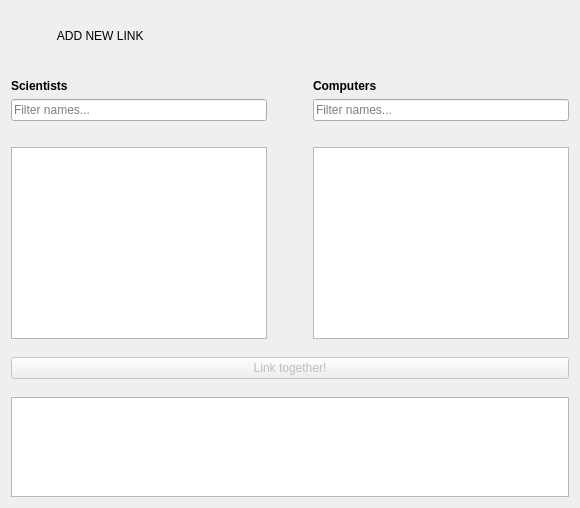
          <widget class="QWidget" name="AddLink">
           <attribute name="icon">
            <iconset resource="images.qrc">
             <normaloff>:/Buttons/skil3-addLink_purple.png</normaloff>:/Buttons/skil3-addLink_purple.png</iconset>
           </attribute>
           <attribute name="title">
            <string/>
           </attribute>
           <layout class="QVBoxLayout" name="verticalLayout_9">
            <item>
             <widget class="QLabel" name="label_11">
              <property name="minimumSize">
               <size>
                <width>0</width>
                <height>50</height>
               </size>
              </property>
              <property name="maximumSize">
               <size>
                <width>16777215</width>
                <height>50</height>
               </size>
              </property>
              <property name="styleSheet">
               <string notr="true">font: 18pt &quot;Agency FB&quot;;
image: url(:/Buttons/skil3-addLink_purple.png);
image-position: left;</string>
              </property>
              <property name="text">
               <string>              ADD NEW LINK</string>
              </property>
             </widget>
            </item>
            <item>
             <spacer name="verticalSpacer_14">
              <property name="orientation">
               <enum>Qt::Vertical</enum>
              </property>
              <property name="sizeType">
               <enum>QSizePolicy::Fixed</enum>
              </property>
              <property name="sizeHint" stdset="0">
               <size>
                <width>20</width>
                <height>12</height>
               </size>
              </property>
             </spacer>
            </item>
            <item>
             <layout class="QHBoxLayout" name="horizontalLayout_6">
              <item>
               <layout class="QVBoxLayout" name="verticalLayout_3">
                <item>
                 <widget class="QLabel" name="label_7">
                  <property name="text">
                   <string>&lt;b&gt;Scientists&lt;/b&gt;</string>
                  </property>
                 </widget>
                </item>
                <item>
                 <widget class="QLineEdit" name="inputFilterSci2">
                  <property name="text">
                   <string/>
                  </property>
                  <property name="placeholderText">
                   <string>Filter names...</string>
                  </property>
                 </widget>
                </item>
                <item>
                 <widget class="QLabel" name="counterSci2">
                  <property name="text">
                   <string/>
                  </property>
                 </widget>
                </item>
                <item>
                 <widget class="QListWidget" name="scientistList2"/>
                </item>
               </layout>
              </item>
              <item>
               <spacer name="horizontalSpacer_3">
                <property name="orientation">
                 <enum>Qt::Horizontal</enum>
                </property>
                <property name="sizeType">
                 <enum>QSizePolicy::Fixed</enum>
                </property>
                <property name="sizeHint" stdset="0">
                 <size>
                  <width>40</width>
                  <height>20</height>
                 </size>
                </property>
               </spacer>
              </item>
              <item>
               <layout class="QVBoxLayout" name="verticalLayout_4">
                <item>
                 <widget class="QLabel" name="label_8">
                  <property name="text">
                   <string>&lt;b&gt;Computers&lt;/b&gt;</string>
                  </property>
                 </widget>
                </item>
                <item>
                 <widget class="QLineEdit" name="inputFilterComp2">
                  <property name="enabled">
                   <bool>true</bool>
                  </property>
                  <property name="text">
                   <string/>
                  </property>
                  <property name="placeholderText">
                   <string>Filter names...</string>
                  </property>
                 </widget>
                </item>
                <item>
                 <widget class="QLabel" name="counterComp2">
                  <property name="text">
                   <string/>
                  </property>
                 </widget>
                </item>
                <item>
                 <widget class="QListWidget" name="computerList2">
                  <property name="enabled">
                   <bool>true</bool>
                  </property>
                 </widget>
                </item>
               </layout>
              </item>
             </layout>
            </item>
            <item>
             <spacer name="verticalSpacer_10">
              <property name="orientation">
               <enum>Qt::Vertical</enum>
              </property>
              <property name="sizeType">
               <enum>QSizePolicy::Fixed</enum>
              </property>
              <property name="sizeHint" stdset="0">
               <size>
                <width>20</width>
                <height>12</height>
               </size>
              </property>
             </spacer>
            </item>
            <item>
             <widget class="QPushButton" name="linkButton">
              <property name="enabled">
               <bool>false</bool>
              </property>
              <property name="text">
               <string>Link together!</string>
              </property>
             </widget>
            </item>
            <item>
             <spacer name="verticalSpacer_11">
              <property name="orientation">
               <enum>Qt::Vertical</enum>
              </property>
              <property name="sizeType">
               <enum>QSizePolicy::Fixed</enum>
              </property>
              <property name="sizeHint" stdset="0">
               <size>
                <width>20</width>
                <height>12</height>
               </size>
              </property>
             </spacer>
            </item>
            <item>
             <widget class="QTextBrowser" name="detailsLinks">
              <property name="enabled">
               <bool>true</bool>
              </property>
              <property name="maximumSize">
               <size>
                <width>16777215</width>
                <height>100</height>
               </size>
              </property>
              <property name="readOnly">
               <bool>true</bool>
              </property>
             </widget>
            </item>
           </layout>
          </widget>
